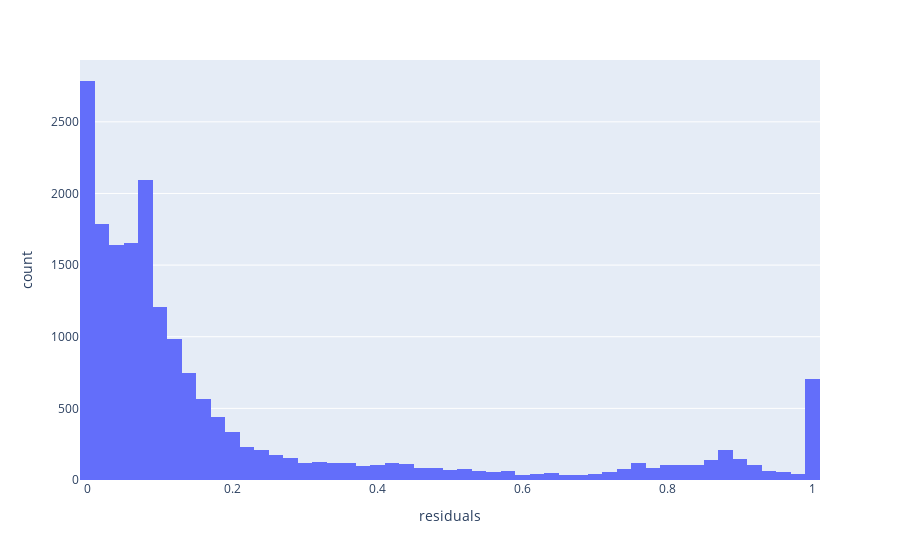

The notebook cell saved with this chart:
### Code cell
residuals =  pd.DataFrame(zip(list(monthly_income_per_user['user_id']), 
                              list(monthly_income_per_user[30]), 
                                   prediction)).rename(columns={0: "user_id", 1: "actual", 2: "prediction"})
display(residuals.head())
residuals['residuals'] = residuals.apply(lambda row: abs(row['actual'] - row['prediction']), axis=1) 
import plotly.express as px
fig = px.histogram(residuals, x="residuals")
fig.show()

### Figure 1 — Plotly figure (JSON) as saved in the notebook; plotly's stock layout.template omitted (floating-point values rounded to 4 significant figures; data arrays with more than 128 entries replaced by an {"elided": "..."} marker saying what was removed)
{"data": [{"alignmentgroup": "True", "bingroup": "x", "hovertemplate": "residuals=%{x}<br>count=%{y}<extra></extra>", "legendgroup": "", "marker": {"color": "#636efa"}, "name": "", "offsetgroup": "", "orientation": "v", "showlegend": false, "type": "histogram", "x": {"elided": "18766 float values"}, "xaxis": "x", "yaxis": "y"}], "layout": {"barmode": "relative", "legend": {"tracegroupgap": 0}, "margin": {"t": 60}, "xaxis": {"anchor": "y", "domain": [0, 1], "title": {"text": "residuals"}}, "yaxis": {"anchor": "x", "domain": [0, 1], "title": {"text": "count"}}}}
